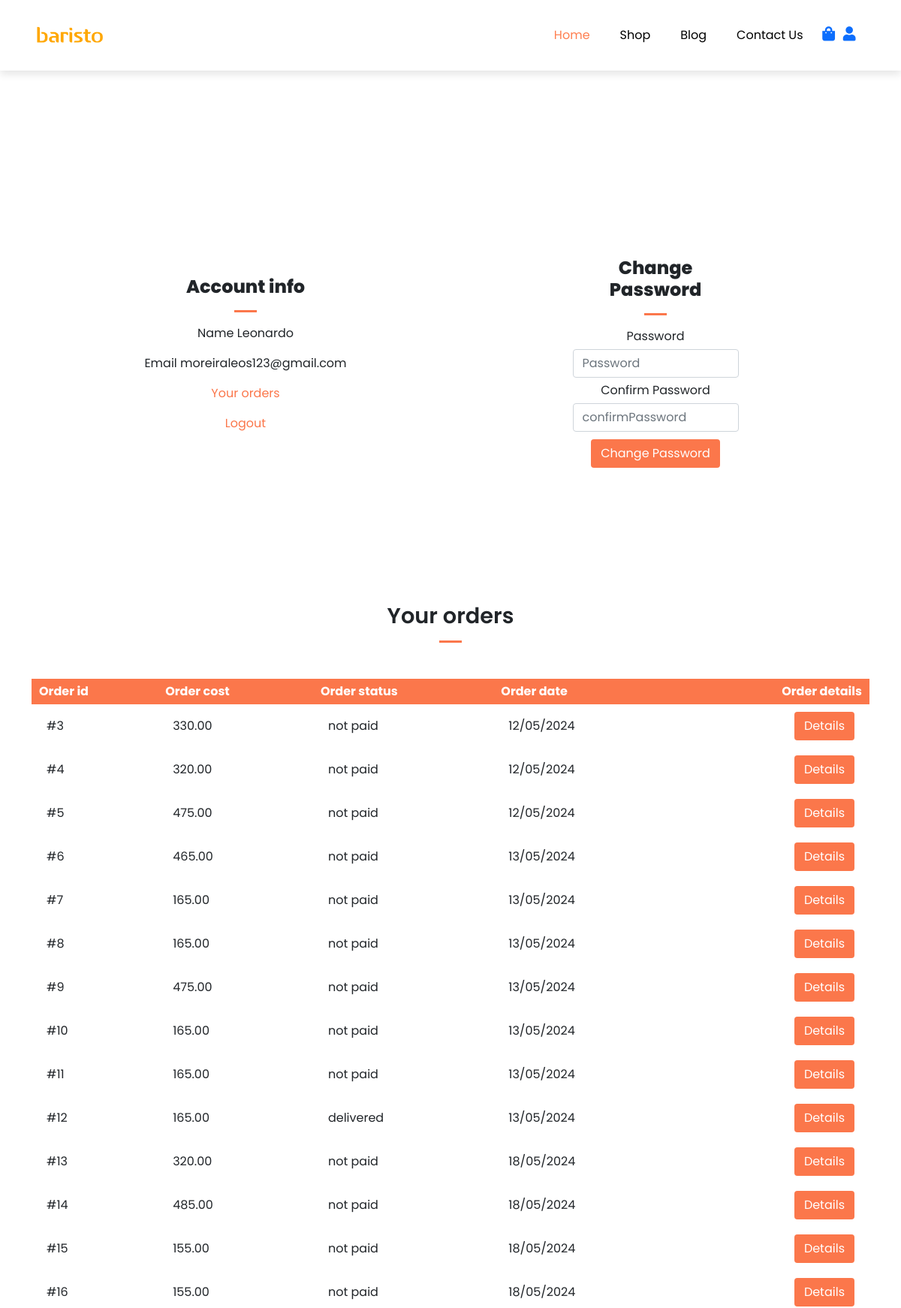
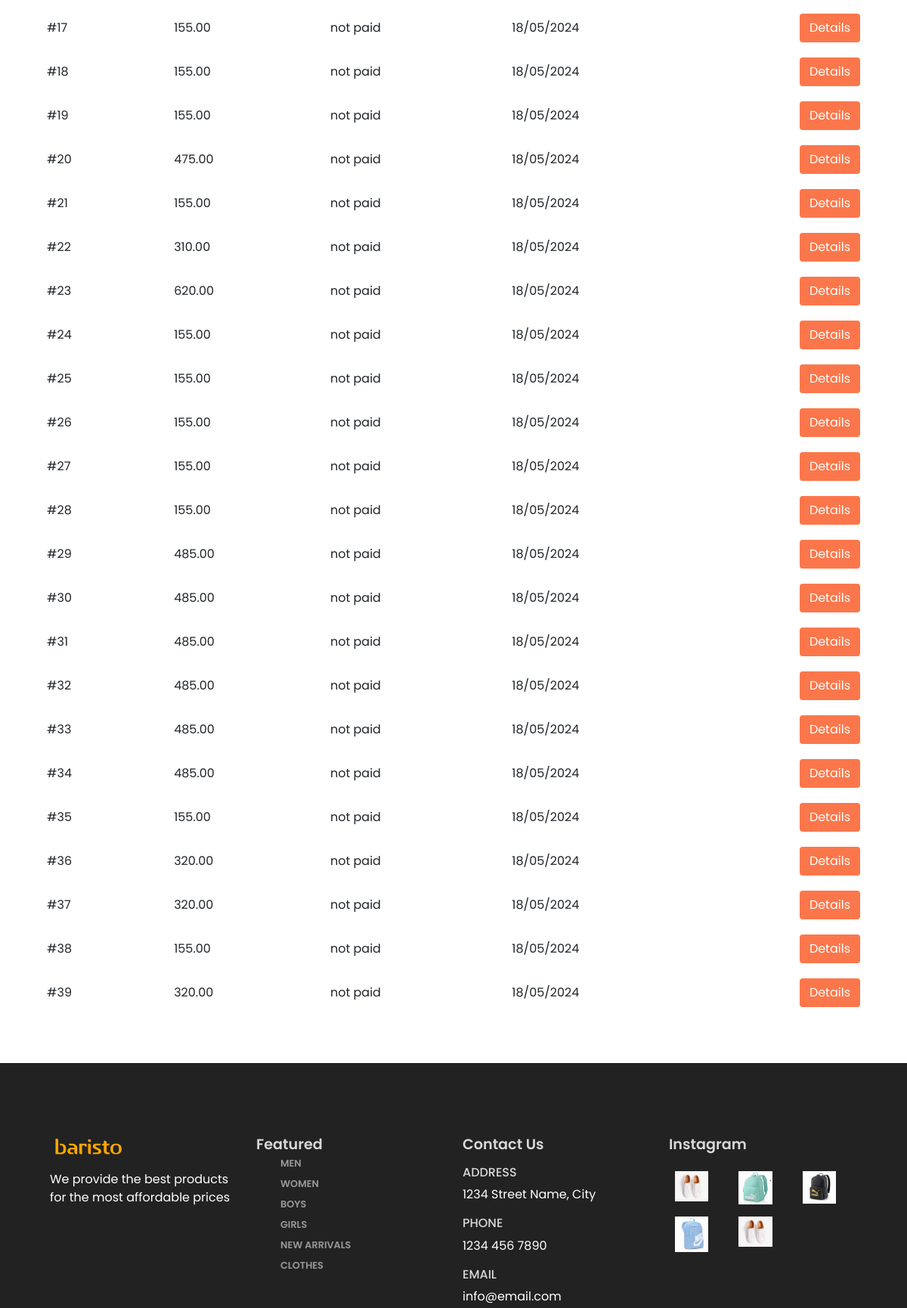
The app's page /account.php (signed in, upper part) with its own data (2 pictures, top to bottom).
### tables this page shows
CREATE TABLE `orders` (
  `order_id` int(11) NOT NULL,
  `order_cost` decimal(6,2) NOT NULL,
  `order_status` varchar(100) NOT NULL DEFAULT 'on_hold',
  `user_id` int(11) NOT NULL,
  `user_phone` int(11) NOT NULL,
  `user_city` varchar(255) NOT NULL,
  `user_address` varchar(255) NOT NULL,
  `order_date` datetime NOT NULL DEFAULT CURRENT_TIMESTAMP
);

### account.php (the view, shortened to what this page needs)
<?php
require_once "server/connection.php";
$user_id = filter_var($_SESSION['user_id'], FILTER_VALIDATE_INT);
$user_name = htmlspecialchars($_SESSION['user_name']);
$user_email = htmlspecialchars($_SESSION['user_email']);
$stmt1 = $conn->prepare("SELECT order_id, order_cost, order_status, order_date
                        FROM orders WHERE user_id = ?");
$stmt1->bind_param("i", $user_id);
$stmt1->execute();
$orders = $stmt1->get_result();
require_once "layouts/header.php";
?>
<section class="my-5 py-5">
  <div class="row container mx-auto">
    <div class="text-center mt-3 pt-5 col-lg-6 col-md-12 col-sm-12">
      <h3 class="font-weight-bold">Account info</h3>
      <hr class="mx-auto" />
      <div class="account-info">
        <p>Name <span><?= $user_name ?? ""; ?></span></p>
        <p>Email <span><?= $user_email ?? ""; ?></span></p>
        <p><a href="#orders" id="orders-btn">Your orders</a></p>
        <p><a href="account.php?logout=1" id="logout-btn">Logout</a></p>
      </div>
    </div>
    <div class="col-lg-6 col-md-12 col-sm-12">
      <form method="POST" id="account-form" action="account.php">
        <h3>Change Password</h3>
        <hr class="mx-auto" />
        <div class="form-group">
          <label for="password">Password</label>
          <input type="password" class="form-control" id="account-password" name="password" placeholder="Password" required />
        </div>
        <div class="form-group">
          <label for="confirmPassword">Confirm Password</label>
          <input type="password" class="form-control" id="account-password-confirm" name="confirmPassword" placeholder="confirmPassword" required />
        </div>
        <div class="form-group">
          <input type="submit" name="change_password_btn" class="btn" value="Change Password" id="change-pass-btn" />
        </div>
      </form>
    </div>
  </div>
</section>
<?php if ($orders->num_rows > 0) : ?>
  <section id="orders" class="orders container my-5 py-3">
    <div class="container mt-2">
      <h2 class="font-weight-bold text-center">Your orders</h2>
      <hr class="mx-auto" />
    </div>
    <table class="mt-5 pt-5">
      <tr>
        <th>Order id</th>
        <th>Order cost</th>
        <th>Order status</th>
        <th>Order date</th>
        <th>Order details</th>
      </tr>
      <?php while ($row = $orders->fetch_object()) : ?>
        <tr>
          <td>
            <span>#<?= $row->order_id ?></span>
          </td>
          <td>
            <span><?= $row->order_cost ?></span>
          </td>
          <td><span><?= $row->order_status ?></span></td>
          <td>
            <span><?= date("d/m/Y", strtotime($row->order_date)) ?></span>
          </td>
          <td>
            <form method="POST" action="order_details.php">
              <input class="btn order-details-btn" name="order_details_btn" type="submit" value="Details">
            </form>
          </td>
        </tr>
      <?php endwhile; ?>
    </table>
  </section>
<?php endif; ?>
<?php
require_once "layouts/footer.php";
?>

### assets/css/style.css (style rules this page uses)
* { margin: 0; padding: 0; box-sizing: border-box; }
body { font-family: "Poppins", sans-serif; }
h2 { font-size: 1.8rem; font-weight: 600; }
h3 { font-size: 1.5rem; font-weight: 800; }
hr { width: 30px; height: 3px !important; opacity: 1 !important; background-color: #fb774b; }
td:last-child { text-align: right; }
th:last-child { text-align: right; }
#account-form { width: 50%; margin: 35px auto; text-align: center; padding: 20px; }
#account-form input { margin: 5px auto; }
#account-form #change-pass-btn { color: #fff; background-color: #fb774b; }
.account-info #orders-btn, #logout-btn { color: #fb774b; text-decoration: none; }
.orders table { width: 100%; border-collapse: collapse; }
.orders th { padding: 5px 10px; color: #fff; background-color: #fb774b; }
.orders td { padding: 10px 20px; }
.orders .order-details-btn { color: #fff; background-color: #fb774b; }

### records on screen
orders: order_id "3", order_cost "330.00", order_status "not paid", order_date "12/05/2024"
orders: order_id "4", order_cost "320.00", order_status "not paid", order_date "12/05/2024"
orders: order_id "5", order_cost "475.00", order_status "not paid", order_date "12/05/2024"
orders: order_id "6", order_cost "465.00", order_status "not paid", order_date "13/05/2024"
orders: order_id "7", order_cost "165.00", order_status "not paid", order_date "13/05/2024"
orders: order_id "8", order_cost "165.00", order_status "not paid", order_date "13/05/2024"
orders: order_id "9", order_cost "475.00", order_status "not paid", order_date "13/05/2024"
orders: order_id "10", order_cost "165.00", order_status "not paid", order_date "13/05/2024"
orders: order_id "11", order_cost "165.00", order_status "not paid", order_date "13/05/2024"
orders: order_id "12", order_cost "165.00", order_status "delivered", order_date "13/05/2024"
orders: order_id "13", order_cost "320.00", order_status "not paid", order_date "18/05/2024"
orders: order_id "14", order_cost "485.00", order_status "not paid", order_date "18/05/2024"
orders: order_id "15", order_cost "155.00", order_status "not paid", order_date "18/05/2024"
orders: order_id "16", order_cost "155.00", order_status "not paid", order_date "18/05/2024"
orders: order_id "17", order_cost "155.00", order_status "not paid", order_date "18/05/2024"
orders: order_id "18", order_cost "155.00", order_status "not paid", order_date "18/05/2024"
orders: order_id "19", order_cost "155.00", order_status "not paid", order_date "18/05/2024"
orders: order_id "20", order_cost "475.00", order_status "not paid", order_date "18/05/2024"
orders: order_id "21", order_cost "155.00", order_status "not paid", order_date "18/05/2024"
orders: order_id "22", order_cost "310.00", order_status "not paid", order_date "18/05/2024"
orders: order_id "23", order_cost "620.00", order_status "not paid", order_date "18/05/2024"
orders: order_id "24", order_cost "155.00", order_status "not paid", order_date "18/05/2024"
orders: order_id "25", order_cost "155.00", order_status "not paid", order_date "18/05/2024"
orders: order_id "26", order_cost "155.00", order_status "not paid", order_date "18/05/2024"
orders: order_id "27", order_cost "155.00", order_status "not paid", order_date "18/05/2024"
orders: order_id "28", order_cost "155.00", order_status "not paid", order_date "18/05/2024"
orders: order_id "29", order_cost "485.00", order_status "not paid", order_date "18/05/2024"
orders: order_id "30", order_cost "485.00", order_status "not paid", order_date "18/05/2024"
orders: order_id "31", order_cost "485.00", order_status "not paid", order_date "18/05/2024"
orders: order_id "32", order_cost "485.00", order_status "not paid", order_date "18/05/2024"
orders: order_id "33", order_cost "485.00", order_status "not paid", order_date "18/05/2024"
orders: order_id "34", order_cost "485.00", order_status "not paid", order_date "18/05/2024"
orders: order_id "35", order_cost "155.00", order_status "not paid", order_date "18/05/2024"
orders: order_id "36", order_cost "320.00", order_status "not paid", order_date "18/05/2024"
orders: order_id "37", order_cost "320.00", order_status "not paid", order_date "18/05/2024"
orders: order_id "38", order_cost "155.00", order_status "not paid", order_date "18/05/2024"
orders: order_id "39", order_cost "320.00", order_status "not paid", order_date "18/05/2024"

### other values on screen
$user_name "Leonardo"
$user_email "moreiraleos123@gmail.com"
